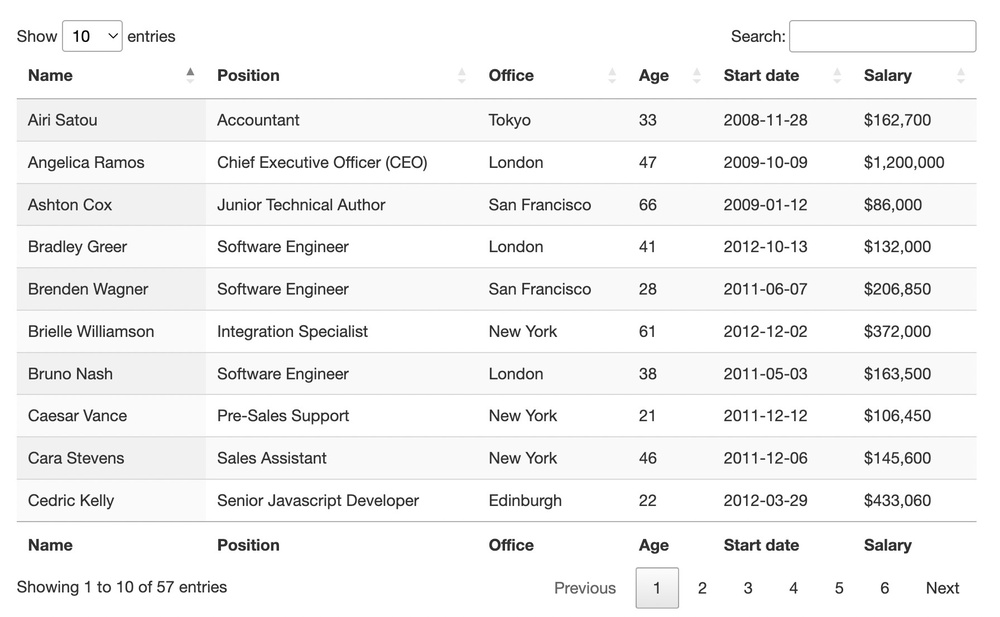
#> input picture scrap1.jpg, 1000 x 617 px, shrunk from 1792 x 1106 before the run
$ jupyter execute --allow-errors tesseract2.ipynb   (shell and % lines are left out)
#> lines starting #> are read from the running program, lines starting #| are printed output that depends on the picture; after the words box and inside, x2 and y2 are one past the last pixel; in counts of white or black regions, pixels touching at a corner belong together
[cell 1]
import cv2
import pytesseract
from pytesseract import Output
import pandas as pd

# Load the image
image = cv2.imread('scrap_image.png')

# Preprocess the image (convert to grayscale, apply thresholding, etc.)
#> (the rest of this cell did not finish here and is left out)

[cell 2]
##working

import cv2
import pytesseract
from pytesseract import Output
import pandas as pd

# Load the image
image = cv2.imread('scrap_image.png')

# Preprocess the image (convert to grayscale, apply thresholding, etc.)
#> (the rest of this cell did not finish here and is left out)

[cell 3]
import cv2
import pytesseract
from pytesseract import Output
import pandas as pd

# Load the image
image = cv2.imread('scrap_image.png')

# Preprocess the image (convert to grayscale, apply thresholding, etc.)
#> (the rest of this cell did not finish here and is left out)

[cell 4]
import cv2
import pytesseract
from pytesseract import Output
import pandas as pd
import numpy as np

# Load the image
image = cv2.imread('1.jpeg')

# Preprocess the image (convert to grayscale, apply thresholding, etc.)
#> (the rest of this cell did not finish here and is left out)

[cell 5]
import easyocr
import pandas as pd

# Initialize the reader with the desired languages
#> (the rest of this cell did not finish here and is left out)

#> (a cell that did not finish here is left out)

[cell 7]
###working
import cv2
import pytesseract
from pytesseract import Output
import pandas as pd
import numpy as np

# Load the image
image = cv2.imread('scrap1.jpg')
#> image is the input picture: shape (617, 1000, 3); min 0, max 255, mean 242.9

# Preprocess the image
def preprocess_image(img):
    gray = cv2.cvtColor(img, cv2.COLOR_BGR2GRAY)
    gray = cv2.medianBlur(gray, 3)
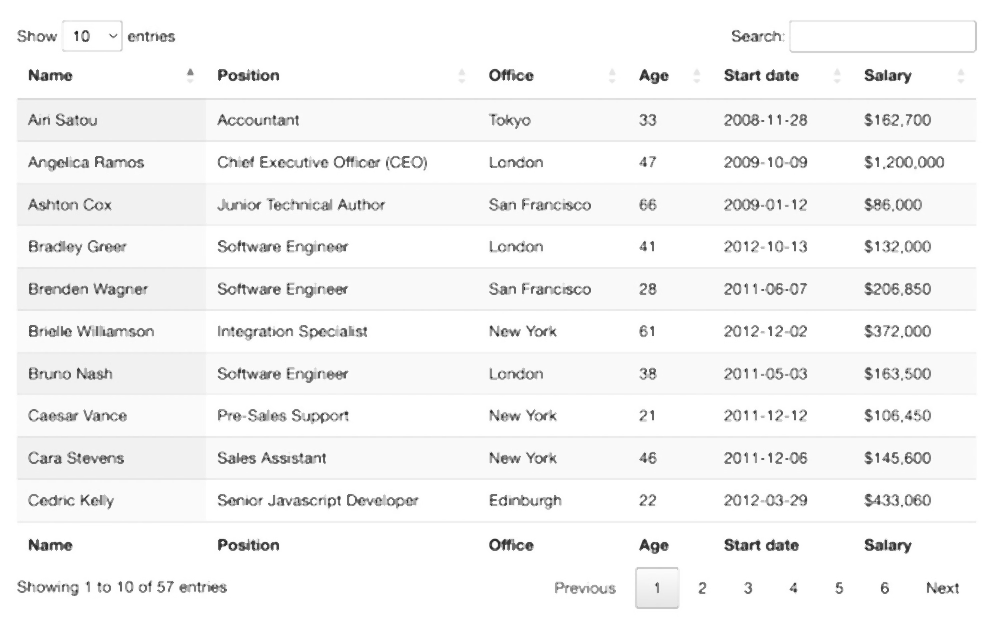
#> gray: shape (617, 1000); min 29, max 255, mean 244.8
    thresh = cv2.threshold(gray, 0, 255, cv2.THRESH_BINARY_INV + cv2.THRESH_OTSU)[1]
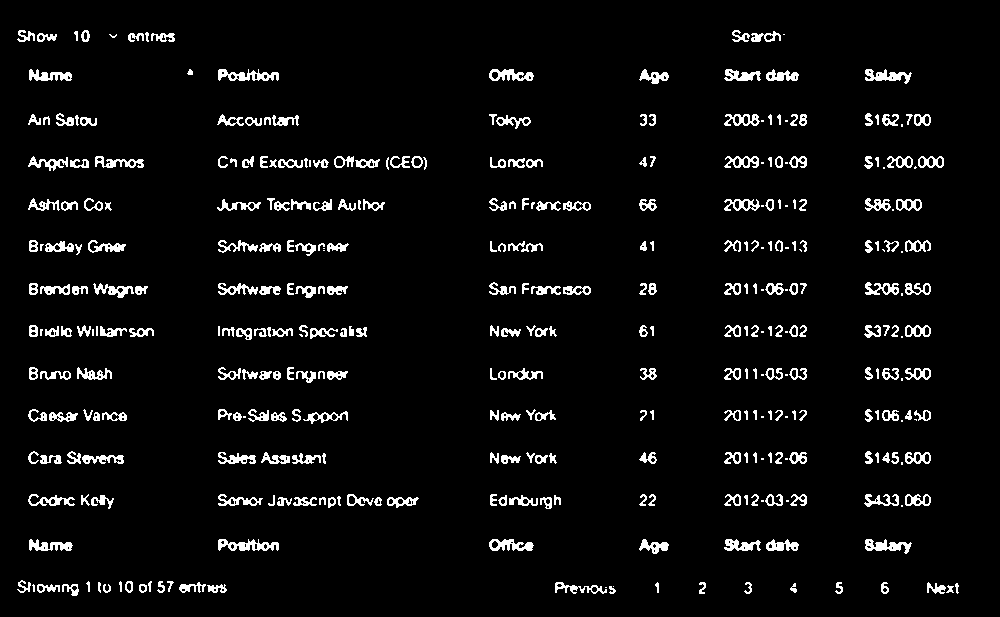
#> thresh: shape (617, 1000); 5% white in thin lines or dots, all inside (x1, y1, x2, y2) = (17, 30, 959, 596)
    return thresh

# Preprocess the image
thresh = preprocess_image(image)

# Use Tesseract to perform OCR
#> (the rest of this cell did not finish here and is left out)

[cell 8]
## append data in same excel
import cv2
import pytesseract
from pytesseract import Output
import pandas as pd
import numpy as np

# Function to preprocess image
# [53 lines left out: functions preprocess_image, extract_data_from_image, not called in this run]

# Path to the existing Excel file
excel_file_path = 'extracted_table.xlsx'

# Extract data from the first image and save to Excel
#> (the rest of this cell did not finish here and is left out)

[cell 9]
import cv2
import pytesseract
from pytesseract import Output
import pandas as pd

# Function to preprocess image
def preprocess_image(img):
    gray = cv2.cvtColor(img, cv2.COLOR_BGR2GRAY)
    gray = cv2.GaussianBlur(gray, (5, 5), 0)
    thresh = cv2.threshold(gray, 0, 255, cv2.THRESH_BINARY_INV + cv2.THRESH_OTSU)[1]
    # Dilate to fill gaps in lines
    kernel = cv2.getStructuringElement(cv2.MORPH_RECT, (2, 2))
    dilated = cv2.dilate(thresh, kernel, iterations=1)
    return dilated

# Function to extract data from image
def extract_data_from_image(image_path):
    # Load the image
    image = cv2.imread(image_path)

    # Preprocess the image
    processed_image = preprocess_image(image)

    # Perform OCR
    custom_config = r'--oem 3 --psm 6'  # LSTM OCR engine with fully automatic page segmentation
    data = pytesseract.image_to_data(processed_image, output_type=Output.DICT, config=custom_config)

    # Extract the OCR results into a DataFrame
    df = pd.DataFrame(data)

    # Filter out non-table data
    df = df[df['text'].str.strip().astype(bool)]

    # Group by line number and concatenate text within the same line
    df_grouped = df.groupby('line_num')['text'].apply(lambda x: ' '.join(x)).reset_index()

    # Extract header and data separately
    header = df_grouped.iloc[0]['text'].split()
    data_rows = df_grouped.iloc[1:]

    # Convert data rows to a DataFrame
    data_list = [row['text'].split() for _, row in data_rows.iterrows()]

    # Ensure all rows have the same number of columns as the header
    max_len = len(header)
    data_list = [row + [''] * (max_len - len(row)) for row in data_list]

    df_data = pd.DataFrame(data_list, columns=header)

    return df_data

# Path to the existing Excel file
excel_file_path = 'extracted_table.xlsx'

# Function to update the Excel file with new data
def update_excel_file(new_image_path, excel_file_path):
    # Extract data from the existing Excel file if it exists, otherwise create an empty DataFrame
    try:
        df_existing = pd.read_excel(excel_file_path)
    except FileNotFoundError:
        df_existing = pd.DataFrame()

    # Extract data from the new image
    df_new = extract_data_from_image(new_image_path)
